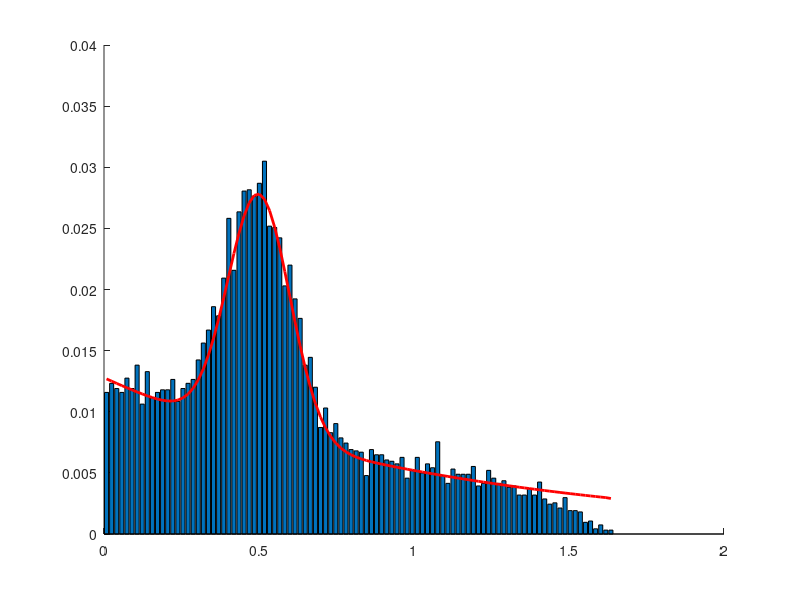

This figure's MATLAB source: (Note: this script raises an error after producing the figure.)
close all
clear
clc

n = 10000; % num of samples
szp = 100; % pooling size
m = .5; % mean of norm dist
s = .1; % std of norm dist
l = .9; % lambda of exp dist
a = .3; % proportion of norm
b = 1-a; % propotion of exp

%% matlab made norm dist data
madata = m + randn(n, 1) * s; % data of custom dist

%% my custom dist
myfix = @(x) ([x(2:end)-x(1:end-1);((max(x)-min(x))/size(x, 1))]);
mycustom = @(x, m, s, l, a, b) (a*(exp(-(x-m).^2/(2*s^2))/(s*sqrt(2*pi))) + b*(x>0).*exp(-l*x)/l) .* myfix(x);

%% I made custom dist data
pp = linspace(m-5*s, m+10*s, szp)';
xseed = mycustom(pp, m, s, l, a, b);
xseed = ceil(xseed * n);
mydata = [];
for j = 1 : szp
    tmp = zeros(xseed(j), 1);
    tmp = tmp + (2*rand(size(tmp))-1)*pp(j)/10;
    mydata = [mydata; pp(j)+tmp];
end

%% hist
data = mydata;
[dist_sample, p]= hist(data, szp);
dist_sample = dist_sample / length(data); % normalize
sum(dist_sample)

figure
hold on
bar(p, dist_sample)
line = plot(p, mycustom(p', m, s, l, a, b), 'r');
set(line, 'LineWidth', 2)
hold off

% return
%% fit
para_guess = myfit(p', dist_sample')
hold on
line = plot(p, mycustom(p', para_guess(1), para_guess(2), para_guess(3), para_guess(4), para_guess(5)), 'k');
set(line, 'LineWidth', 2)
hold off

colormap('cool')

